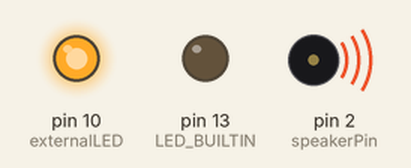
Recording of a sketch running on a simulated Arduino Uno, built with avr-gcc and run on an emulated ATmega328P. Parts: output pins drawn as LEDs (lit = HIGH), buzzer (waves = sounding).

Above: at 0.15 s.
At 0.71 s:
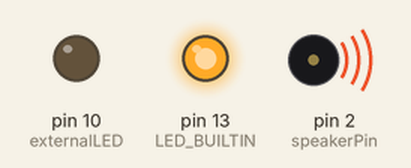
At 20.1 s:
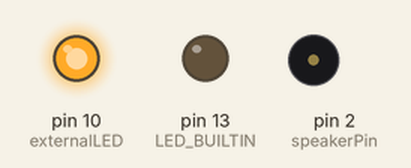
At 39.9 s:
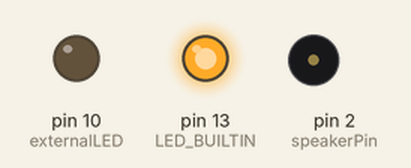
Timing chart, 0 to 40.0 s (numbered marks = the images above):
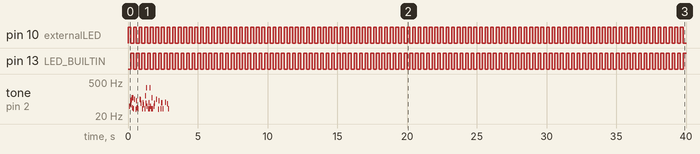

The sketch:

Blink_5_1.ino
```cpp
/* University of Washington
 * ECE 474, [June/25/2023]
 *
 * [Team Member Paria Naghavi]
 *
 * [Lab 1: Introduction to Arduino, Compilers and Development Environment (5.1)]
 *
 * Acknowledgments: [https://www.arduino.cc/en/Tutorial/BuiltInExamples/Blink] and ChatGPT
 */
// Purpose: The speaker produces a 250Hz tone as the external and on-board LED flash alternatively
// Output pin definitions
const int speakerPin = 2;
const int externalLED = 10;

int frequency = 250; // 250 Hz tone
float period = 1.0 / frequency; // Period for 250 Hz
bool LEDState = false; // This variable will control the LED state
unsigned long previousMillis = 0; // set the timing variable
unsigned long speakerMillis = 0; // set the timing variable
const long LEDinterval = 200; // interval for LED state change (200ms)
const long speakerInterval = 3000; // interval for speaker to turn off (3 seconds)
// set the output pins for the speaket, external LED and on-board LED
void setup() {
  pinMode(speakerPin, OUTPUT);
  pinMode(externalLED, OUTPUT);
  pinMode(LED_BUILTIN, OUTPUT);
  // Initialize previousMillis to a time earlier than the current time
  previousMillis = millis() - LEDinterval;
}

void loop() {
  // timer variable is initilized
  unsigned long currentMillis = millis();

  // Check if 200 ms has passed since the last LED state change
  if (currentMillis - previousMillis >= LEDinterval) {
    previousMillis = currentMillis;

    LEDState = !LEDState; // flip the state of the LED
    digitalWrite(externalLED, LEDState); // set the LED pin to the current state
    digitalWrite(LED_BUILTIN, !LEDState); // set the built-in LED to the opposite state
  }

  // Check if 3 seconds have passed since the speaker turned on
  if (currentMillis - speakerMillis < speakerInterval) {
    // Generate a 250Hz tone on the speaker continuously
    unsigned long elapsedMillis = currentMillis - speakerMillis;
    if (elapsedMillis % 4 < 2) { // obtain the reminder of elapsed time by period to compare it to half the period
      digitalWrite(speakerPin, HIGH); // turn the speaker on (HIGH is the voltage level)
    } else {
      digitalWrite(speakerPin, LOW); // turn the speaker off by making the voltage LOW
    }
  } else {
    digitalWrite(speakerPin, LOW); // turn the speaker off after 3 seconds
  }
}
```

Measured:
- by itself, pin 10 (externalLED), pin 13 (LED_BUILTIN): alternates HIGH for 0.20 s and LOW for 0.20 s
- by itself, tone on pin 2 (speakerPin): plays 50 Hz for 0.04 s, 84 Hz for 0.04 s, 59 Hz for 0.04 s, 92 Hz for 0.04 s, 113 Hz for 0.04 s, 44 Hz for 0.04 s … (43 notes in this stretch)
